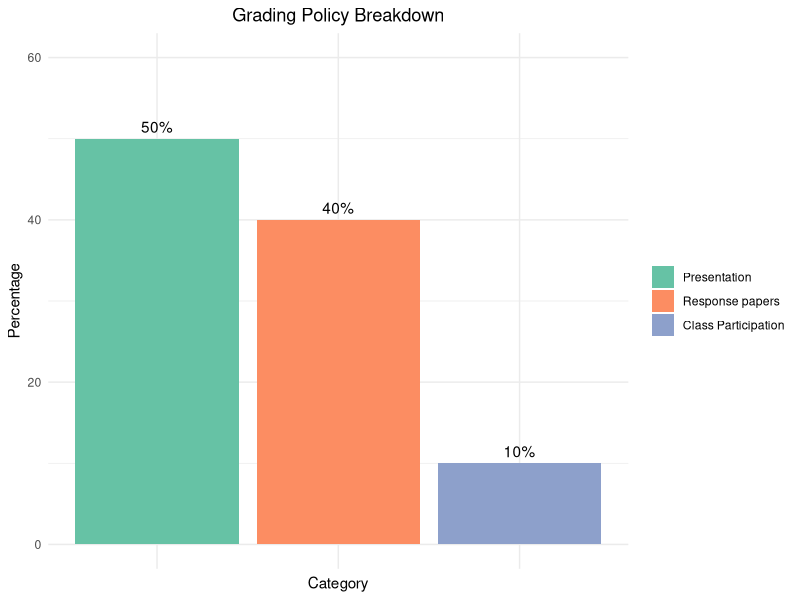

Here is the R script that generated this plot:
## ---- chunk 1
knitr::opts_chunk$set(echo = FALSE)
## ---- chunk 2
# Load necessary library
library(ggplot2)

# Data for grading policy
grades <- data.frame(
  Category = c("Class Participation", "Response papers", "Presentation"),
  Percentage = c(10, 40, 50)
)

# Reorder the levels of Category based on Percentage from higher to lower
grades$Category <- factor(grades$Category, levels = grades$Category[order(-grades$Percentage)])

# Create a bar chart
ggplot(grades, aes(x = reorder(Category, -Percentage), y = Percentage, fill = Category)) +
  geom_bar(stat = "identity") +
  geom_text(aes(label = paste0(Percentage, "%")), vjust = -0.5) +  # Add percentage labels
  theme_minimal() +
  labs(title = "Grading Policy Breakdown", x = "Category", y = "Percentage") +  # Remove x-axis label
  scale_fill_brewer(palette = "Set2") +
  ylim(0,60) +
  theme(legend.position = "right",  # Add legend for categories
        legend.title = element_blank(),  # Remove legend title
        axis.text.x = element_blank(),  # Remove x-axis text
        plot.title = element_text(hjust = 0.5))  # Center title
